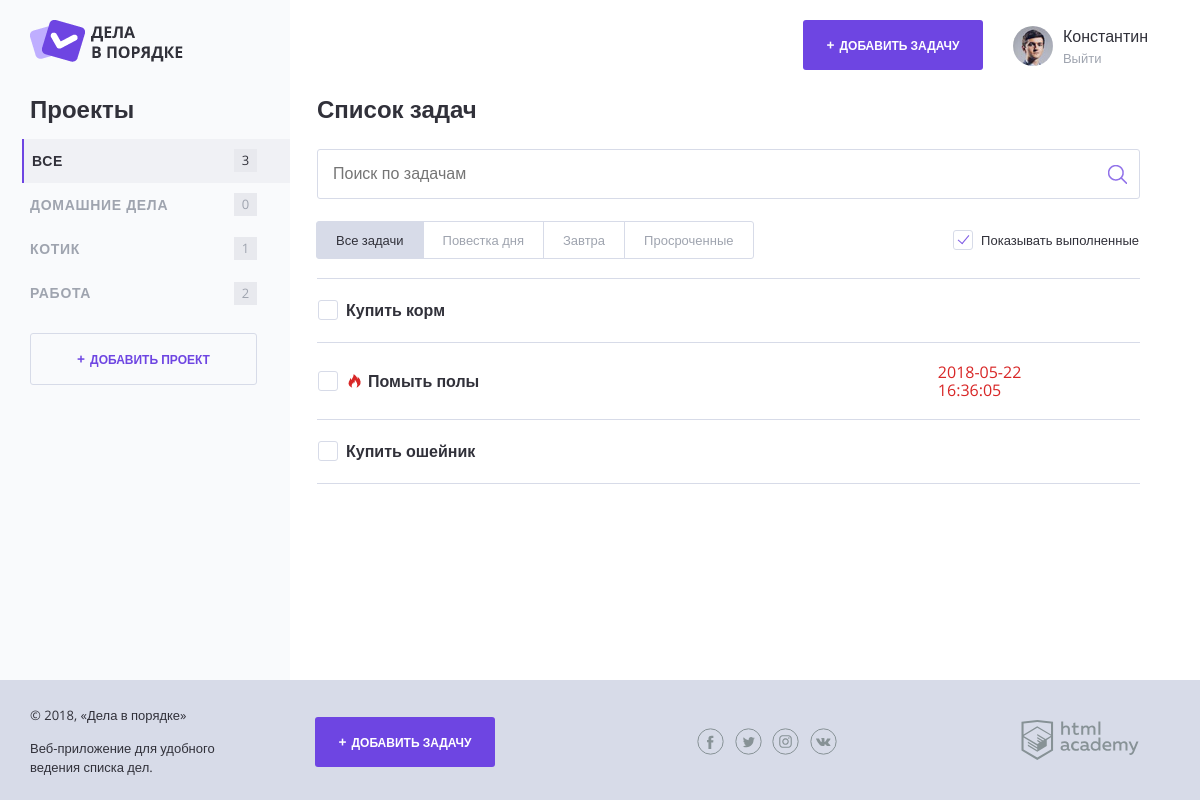
The page / on the database its author committed.
### tables this page shows
CREATE TABLE `projects` (
		`id` INT AUTO_INCREMENT PRIMARY KEY,
		`name` CHAR(128) NOT NULL,
		`user_id` INT NOT NULL
	);

CREATE TABLE `tasks` (
	`id` INT AUTO_INCREMENT PRIMARY KEY,
	`created_at` DATETIME NOT NULL DEFAULT CURRENT_TIMESTAMP,
	`done_at` DATETIME,
	`name` CHAR(128) NOT NULL,
	`file` CHAR(128),
	`deadline` DATETIME,
	`user_id` INT NOT NULL,
	`project_id` INT NOT NULL
);

### functions.php (called while the page is built, shortened)
<?php
function render_content(string $path, array $array): string
{
    extract($array, EXTR_OVERWRITE);
    require_once($path);
    return ob_get_clean();
}
function projects_count(array $projects, string $name): int
{
    if ('Все' === $name) {
        return count($projects);
    }
    $count = 0;
    foreach ($projects as $key) {
        if (isset($key['category']) && ($name === $key['category'])) {
            $count++;
        }
    }
    return $count;
}
function is_date_important(string $date): bool
{
    $dates_subtraction = floor((strtotime($date) - time()) / (60*60));
    return ($dates_subtraction <= 24);
}
function connect_to_db(): mysqli
{
    $con = mysqli_connect(DB_HOST, DB_USER, DB_PASSWORD, DB_NAME);
    mysqli_set_charset($con, "utf8");
    return $con;
}
function get_projects_by_user_id($id): array
{
    $con = connect_to_db();
    $sql = "SELECT
              name
              FROM projects
              WHERE user_id = ?";
    $stmt = mysqli_prepare($con, $sql);
    mysqli_stmt_bind_param($stmt, 'd', $id);
    mysqli_stmt_execute($stmt);
    $result = mysqli_stmt_get_result($stmt);
    $projects = mysqli_fetch_all($result,MYSQLI_ASSOC);
    array_unshift($projects, ["name" => 'Все']);
    return $projects;
}
function get_tasks_by_user_id($id): array
{
    $con = connect_to_db();
    $sql = "SELECT
              t.name,
              t.deadline as date,
              p.name as category,
              (t.done_at is not null) as done
              FROM tasks t
              JOIN projects p
              ON t.project_id = p.id
              WHERE t.user_id = ?";
    $stmt = mysqli_prepare($con, $sql);
    mysqli_stmt_bind_param($stmt, 'd', $id);
    mysqli_stmt_execute($stmt);
    $result = mysqli_stmt_get_result($stmt);
    $tasks = mysqli_fetch_all($result,MYSQLI_ASSOC);
    return $tasks;
}

### templates/layout.php (the view, shortened to what this page needs)
<!DOCTYPE html>
<html lang="ru">
<head>
    <link rel="stylesheet" href="css/normalize.css">
    <link rel="stylesheet" href="css/style.css">
    <link rel="stylesheet" href="css/flatpickr.min.css">
</head>
<body>
<div class="page-wrapper">
    <div class="container container--with-sidebar">
        <header class="main-header">
            <a href="#">
                <img src="img/logo.png" width="153" height="42" alt="Логотип Дела в порядке">
            </a>
            <div class="main-header__side">
                <a class="main-header__side-item button button--plus open-modal" href="javascript:;"
                   target="task_add">Добавить задачу</a>
                <div class="main-header__side-item user-menu">
                    <div class="user-menu__image">
                        <img src="img/user-pic.jpg" width="40" height="40" alt="Пользователь">
                    </div>
                    <div class="user-menu__data">
                        <p><?= htmlspecialchars($user_name); ?></p>
                        <a href="#">Выйти</a>
                    </div>
                </div>
            </div>
        </header>
        <div class="content">
            <section class="content__side">
                <h2 class="content__side-heading">Проекты</h2>
                <nav class="main-navigation">
                    <ul class="main-navigation__list">
                        <?php if (isset($categories) && is_array($categories)) : ?>
                            <?php foreach ($categories as $key) { ?>
                                <?php if (isset($key['name'])): ?>
                                    <li class="main-navigation__list-item<?php echo ('Все' === $key['name']) ? " main-navigation__list-item--active" : ""; ?>">
                                        <a class="main-navigation__list-item-link" href="#"><?= htmlspecialchars($key['name']); ?></a>
                                        <span class="main-navigation__list-item-count"><?= projects_count($do_list, $key['name']); ?></span>
                                    </li>
                                <?php endif; ?>
                            <?php } ?>
                        <?php endif; ?>
                    </ul>
                </nav>
                <a class="button button--transparent button--plus content__side-button open-modal"
                   href="javascript:;" target="project_add">Добавить проект</a>
            </section>
            <main class="content__main">
                <?= $content; ?>
            </main>
        </div>
    </div>
</div>
<footer class="main-footer">
    <div class="container">
        <div class="main-footer__copyright">
            <p>© 2018, «Дела в порядке»</p>
            <p>Веб-приложение для удобного ведения списка дел.</p>
        </div>
        <a class="main-footer__button button button--plus open-modal" target="task_add"
           href="javascript:;">Добавить задачу</a>
        <div class="main-footer__social social">
            <a class="social__link social__link--facebook" href="#">Facebook
            </a>
            <a class="social__link social__link--twitter" href="#">Twitter
            </a>
            <a class="social__link social__link--instagram" href="#">Instagram
            </a>
            <a class="social__link social__link--vkontakte" href="#">Вконтакте
            </a>
        </div>
        <div class="main-footer__developed-by">
            <a href="https://htmlacademy.ru/intensive/php">
                <img src="img/htmlacademy.svg" alt="HTML Academy" width="118" height="40">
            </a>
        </div>
    </div>
</footer>
</body>
</html>

### templates/index.php (shortened to what this page needs)
<h2 class="content__main-heading">Список задач</h2>
<form class="search-form" action="index.html" method="post">
    <input class="search-form__input" type="text" name="" value="" placeholder="Поиск по задачам">
    <input class="search-form__submit" type="submit" name="" value="Искать">
</form>
<div class="tasks-controls">
    <nav class="tasks-switch">
        <a href="/" class="tasks-switch__item tasks-switch__item--active">Все задачи</a>
        <a href="/" class="tasks-switch__item">Повестка дня</a>
        <a href="/" class="tasks-switch__item">Завтра</a>
        <a href="/" class="tasks-switch__item">Просроченные</a>
    </nav>
    <label class="checkbox">
        <span class="checkbox__text">Показывать выполненные</span>
    </label>
</div>
<table class="tasks">
    <?php if (isset($do_list) && is_array($do_list)) : ?>
        <?php foreach ($do_list as $key) { ?>
            <?php if ((1 === $show_complete_tasks && isset($key['done']) && $key['done']) || (isset($key['done']) && ! $key['done'])) : ?>
                <?php if (isset($key['date']) && is_date_important($key['date']) && ! $key['done']) : ?>
                    <tr class="tasks__item task--important">
                <?php else : ?>
                    <tr class="tasks__item task<?= isset($key['done']) && $key['done'] ? " task--completed" : ""; ?>" >
                <?php endif; ?>
                    <td class="task__select">
                        <label class="checkbox task__checkbox">
                            <?php if (isset($key['name'], $key['done'])): ?>
                                <span class="checkbox__text"><?= isset($key['name']) ? htmlspecialchars($key['name']): ""; ?></span>
                            <?php endif; ?>
                        </label>
                    </td>
                        <td class="task__date"><?= isset($key['date']) ? htmlspecialchars($key['date']): ""; ?></td>
                    <td class="task__controls"></td>
                </tr>
            <?php endif; ?>
        <?php } ?>
    <?php endif; ?>
</table>

### index.php (shortened to what this page needs)
<?php
require_once ABSPATH.'/functions.php';
$show_complete_tasks = rand(0, 1);
$id = 4;
$page_content = render_content(TEMPPATH.'/index.php',
    [
        'show_complete_tasks' => $show_complete_tasks,
        'do_list' => get_tasks_by_user_id($id),
    ]);
$layout_content = render_content(TEMPPATH.'/layout.php',
    [
        'content' => $page_content,
        'do_list' => get_tasks_by_user_id($id),
        'categories' => get_projects_by_user_id($id),
        'title' => 'Дела в порядке - Главная',
        'user_name' => 'Константин'
    ]);
print($layout_content);

### rows shown on the page
projects: name "ДОМАШНИЕ ДЕЛА", name "0"
projects: name "КОТИК", name "1"
projects: name "РАБОТА", name "2"
tasks: name "Купить корм"
tasks: name "Помыть полы", deadline "2018-05-22 16:36:05"
tasks: name "Купить ошейник"

### other values the page prints
$user_name "Константин"
$key['name'] "ВСЕ"
projects_count($do_list, $key['name']) "3"
